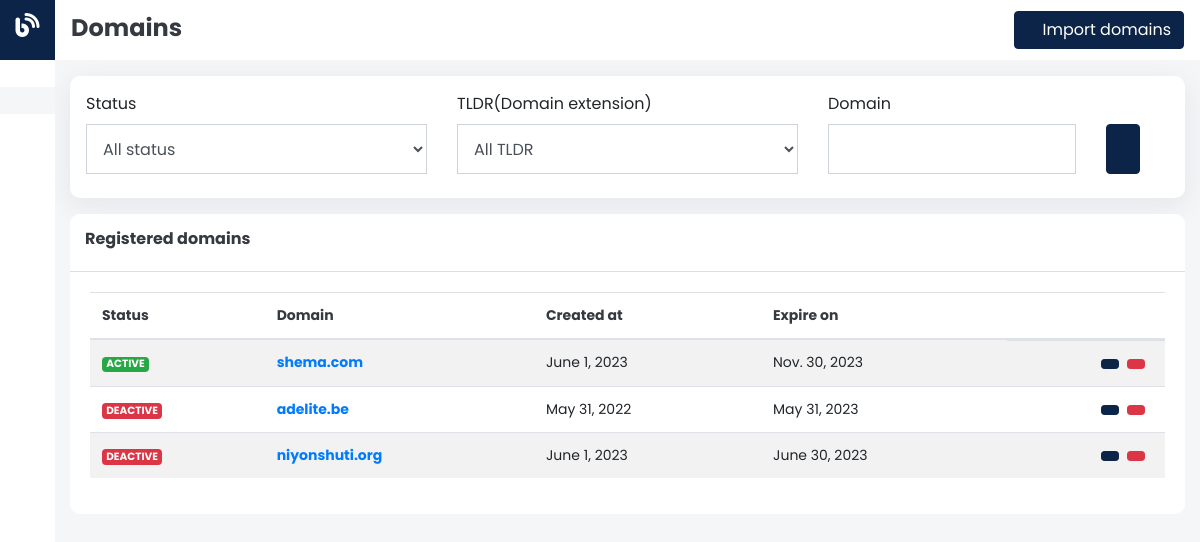
The app's page /flags/domains/ (signed in), older data.
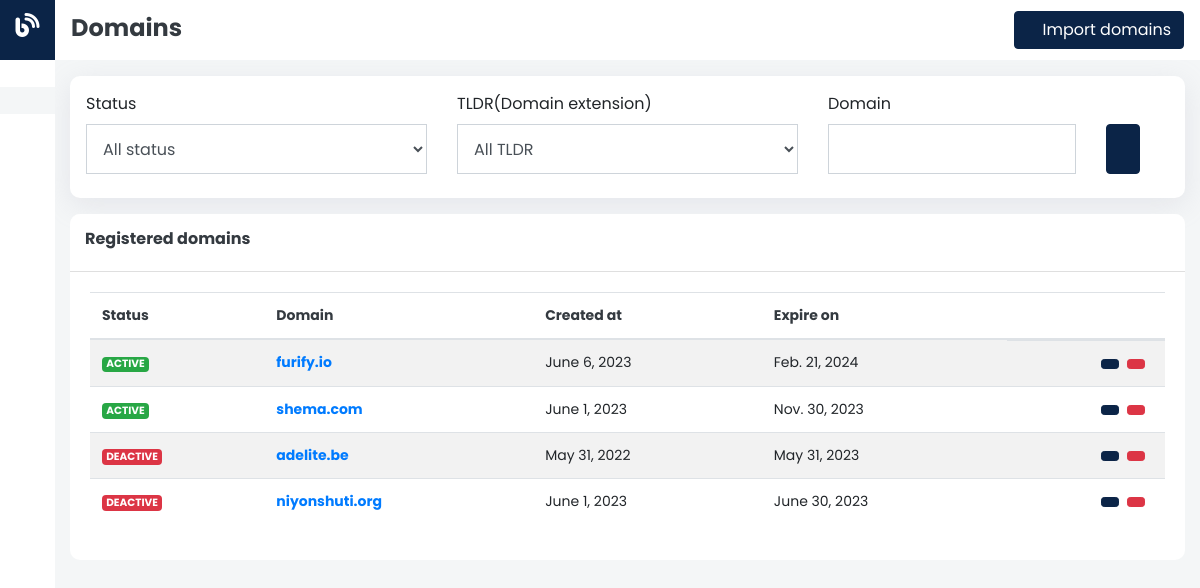
The same page, newer data.
### flags/models.py (models this page shows, shortened)
class Domain(models.Model):
    fqdn = models.CharField(max_length=255)
    created_at = models.DateTimeField()
    expire_at = models.DateTimeField()
    deleted_at = models.DateTimeField(default=None, null=True, blank=True)
    @property
    def is_active(self) -> bool:
        if self.deleted_at is not None:
            return False
        if self.expire_at < timezone.now():
            return False
        return True
    @property
    def site_url(self) -> str:
        return "http://" + self.fqdn

### flags/views.py (the view, shortened to what this page needs)
# urls.py: path("domains/", views.DomainListView.as_view(), name="domains"),
class DomainListView(LoginRequiredMixin, View):
    template_name = "flags/domains.html"
    def get(self, request: HttpRequest, *args, **kwargs):
        domains = Domain.objects.all().order_by("-id")[:50]
        status = request.GET.get("status", "")
        tldr = request.GET.get("tldr", "")
        domain = request.GET.get("domain", "")
        params = {"status": status, "tldr": tldr, "domain": domain}
        context = {"domains": domains, "params": params}
        return render(request, self.template_name, context)

### flags/templates/flags/domains.html (shortened to what this page needs)
{% extends 'flags/base.html' %} {% load static %} {% block body %}
<div class="container-fluid">
  <div class="filter-holder p-3 mt-3">
    <form method="GET" action="">
      <div class="row">
        <div class="col-lg-4 col-md-4 mb-2">
          <label for="status">Status</label>
          <select name="status" class="form-control">
            <option value="">All status</option>
          </select>
        </div>
        <div class="col-lg-4 col-md-4 mb-2">
          <label for="tldr">TLDR(Domain extension)</label>
          <select name="tldr" class="form-control">
            <option value="">All TLDR</option>
          </select>
        </div>
        <div class="col-lg-3 col-md-3 mb-2">
          <label for="domain">Domain</label>
          <input name="domain" type="text" class="form-control" value="{{params.domain}}"/>
        </div>
        <div class="col-lg-1 col-md-1 mb-2 d-flex align-items-end">
          <button class="btn btn-filter btn-primary px-3">
          </button>
        </div>
      </div>
    </form>
  </div>
  <div class="table-holder mt-3">
    <div class="card">
      <div class="card-container">
        <div class="card-header">
          <div class="d-flex align-items-center justify-content-between">
            <div>
              <h6 class="font-700 text-dark">Registered domains</h6>
            </div>
            <div>
            </div>
          </div>
        </div>
        <div class="card-body">
          <table class="table table-striped table-hover">
            <thead>
              <th class="text-dark">Status</th>
              <th class="text-dark">Domain</th>
              <th class="text-dark">Created at</th>
              <th class="text-dark">Expire on</th>
              <th></th>
            </thead>
            <tbody>
              {% if domains %} {% for domain in domains %}
              <tr>
                <td>
                  {% if domain.is_active %}
                  <span class="badge badge-success">ACTIVE</span>
                  {% else %}
                  <span class="badge badge-danger">DEACTIVE</span>{% endif %}
                </td>
                <td class="text-dark">
                  <a href="{{ domain.site_url }}" target="_blank">
                    <strong>{{domain.fqdn}}</strong>
                  </a>
                </td>
                <td>{{domain.created_at.date}}</td>
                <td>{{domain.expire_at.date}}</td>
                <td class="d-flex justify-content-end">
                  <a href="{% url 'domain-details' domain.id %}">
                    <button class="btn btn-sm btn-primary mr-2">
                    </button>
                  </a>
                  <a href="{% url 'domain-delete' domain.id %}" onclick="return confirm('Are you sure you want delete this domain name?')">
                    <button class="btn btn-sm btn-danger mr-2">
                    </button>
                  </a>
                </td>
              </tr>
              {% endfor %} {% endif %}
            </tbody>
          </table>
        </div>
      </div>
    </div>
  </div>
</div>
{% endblock %} {% block header-title %}
<div class="d-flex align-items-center justify-content-between w-100">
  <h4 class="text-dark font-700 mt-1">Domains</h4>
  <a href="{% url 'add-domains' %}" style="text-decoration: none">
    <button class="btn btn-primary d-flex align-items-center">
       Import domains
    </button>
  </a>
</div>
{% endblock %} {% block title %} Domains {% endblock %}

Row changes from the older to the newer data that the page shows:
added Domain: shows "ACTIVE", fqdn "furify.io", created_at "June 6, 2023", expire_at "Feb. 21, 2024"
